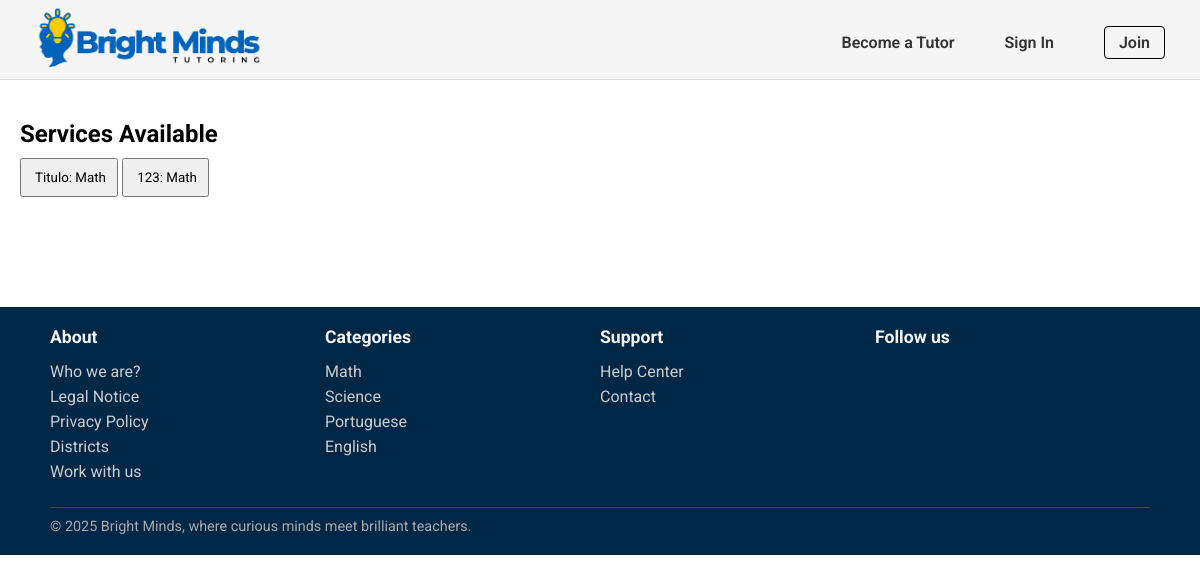
/pages/services_list.php, run on an earlier commit of the app's database.
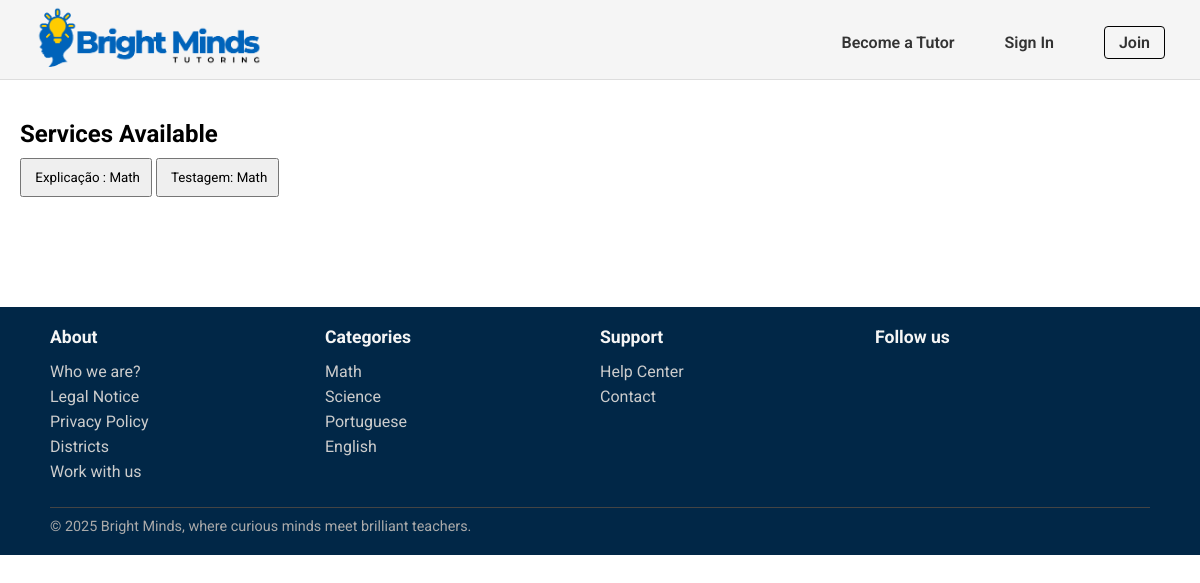
And on a later commit of the database.
### tables this page shows
CREATE TABLE Service(
    service_id INTEGER PRIMARY KEY,
    freelancer_id INTEGER NOT NULL,
    title TEXT NOT NULL,
    category_name TEXT NOT NULL,
    description TEXT NOT NULL,
    duracao INTEGER NOT NULL,
    price REAL NOT NULL,
    service_type TEXT CHECK(service_type IN ('individual presencial', 'grupo presencial', 'individual online','grupo online', 'revisão trabalhos')) NOT NULL,
    num_sessoes INTEGER NOT NULL,
    status TEXT CHECK(status IN ('ativo', 'inativo')) DEFAULT 'ativo',
    max_students INTEGER,
    images TEXT, -- tipo text porque estou a amarzenar o path onde as imagens estão armazenadas 
    FOREIGN KEY (freelancer_id) REFERENCES Freelancers(freelancer_id) ON UPDATE CASCADE ON DELETE CASCADE,
    FOREIGN KEY (category_name) REFERENCES Category(category_name) ON UPDATE CASCADE ON DELETE RESTRICT
);

CREATE TABLE Category(
    category_name TEXT PRIMARY KEY
);

### pages/services_list.php (called while the page is built)
<?php
    require_once(__DIR__. '/../templates/common.tpl.php');
    require_once(__DIR__.'/../database/connection.db.php');
    require_once(__DIR__.'/../database/service.class.php');
    require_once(__DIR__.'/../database/categories.php');
    require_once(__DIR__. '/../templates/services.tpl.php');
    $session = new Session();
    $db = getDatabaseConnection();
    $categories = getAllCategories($db);
    $services = getAllServices($db);
    drawHeader($session);
    drawServices($services);
    drawFooter($categories);
?>

### utils/session.php (called while the page is built, shortened)
<?php
  class Session {
    public function isLoggedIn() : bool {
      return isset($_SESSION['id']);
    }
  }
?>

### database/service.class.php (called while the page is built, shortened)
<?php
    function getAllServices($db) {
        $stmt = $db->prepare('SELECT * FROM Service');
        $stmt->execute();
        return $stmt->fetchAll();
    }
?>

### database/categories.php (called while the page is built)
<?php
  function getAllCategories($db) {
    $stmt = $db->prepare('SELECT category_name
                          FROM Category');
    $stmt->execute();
    return $stmt->fetchAll();
  }
?>

### templates/services.tpl.php (the view, shortened to what this page needs)
<?php function drawServices(array $services){ ?>
    <section id="services">
        <h2>Services Available</h2>
        <?php foreach ($services as $service){?>
            <button class = "service-button">
                <span> <?= $service['title'] ?>: <?= $service['category_name']?> </span>
            </button>
        <?php } ?>
    </section>
<?php } ?>

### templates/common.tpl.php (shortened to what this page needs)
<?php
    require_once(__DIR__. '/../utils/session.php');
?>
<?php function drawHeader(Session $session){ ?>
    <!DOCTYPE html>
    <html>
        <head>
            <link rel="stylesheet" href="../css/style.css">
            <link rel="stylesheet" href="../css/profile.css">
            <link rel="stylesheet" href="../css/services.css">
        </head>
        <body>
            <header>
                <nav>
                    <a href="../pages/index.php"><img id="logo" src="../docs/BrightMinds_logo.png" alt="BrightMinds Logo"></a>
                    <?php
                        if($session->isLoggedIn()) drawUserNav($session);
                        else drawVisitorNav();
                    ?>
                </nav>
            </header>
            <main>
<?php } ?>
<?php function drawVisitorNav() { ?>
    <ul class="visitor-nav-links">
        <li><a href="../pages/sign_up.php">Become a Tutor</a></li>
        <li><a href="../pages/login.php">Sign In</a></li>
        <li><a href="../pages/sign_up.php" class="join-btn">Join</a></li>
    </ul>
<?php } ?>
<?php function drawFooter(array $categories){ ?>
            </main>
            <footer>
                <div class="footer-content">
                    <section class="footer-column">
                        <h3>About</h3>
                        <ul>
                            <li><a href="">Who we are?</a></li>
                            <li><a href="">Legal Notice</a></li>
                            <li><a href="">Privacy Policy</a></li>
                            <li><a href="">Districts</a></li>
                            <li><a href="">Work with us</a></li>
                        </ul>
                    </section>
                    <section class="footer-column">
                        <h3>Categories</h3>
                        <ul>
                            <?php foreach($categories as $category){ ?>
                                <li>
                                    <a href=""><?=$category['category_name']?>
                                    </a>
                                </li>
                            <?php } ?>
                        </ul>
                    </section>
                    <section class="footer-column">
                        <h3>Support</h3>
                        <ul>
                            <li><a href="#">Help Center</a></li>
                            <li><a href="#">Contact</a></li>
                        </ul>
                    </section>
                    <section class="footer-column">
                        <h3>Follow us</h3>
                    </section>
                    <div class="footer-bottom">
                        <hr>
                        <p>© 2025 Bright Minds, where curious minds meet brilliant teachers.</p>
                    </div>
                </div>
            </footer>
        </body>
    </html>
<?php } ?>

### css/style.css (style rules this page uses)
* { font-family: "Roboto"; margin:0; padding:0; box-sizing: border-box; }
header { font-family: "Roboto"; font-style: normal; background-color:whitesmoke; border-bottom: 1px solid #ddd; height: 80px; width: 100%; position: fixed; top:0; left:0; }
nav { display: flex; align-items: center; justify-content: space-between; padding: 5px 35px; }
.visitor-nav-links { list-style: none; display: flex; align-items: center; gap: 50px; }
#logo { height:70px; width: auto; }
a { text-decoration:none; }
.visitor-nav-links li a, .user-nav a { color: #333; font-weight: 600; font-size: 16px; }
.join-btn { padding: 6px 14px; border: 1px solid #000; border-radius: 4px; background-color: transparent; font-weight: bold; cursor: pointer; }
footer { font-family: "Roboto", sans-serif; background-color: #012747; color: #fff; padding: 20px 50px; }
.footer-content { display:grid; grid-template-columns: repeat(4, 1fr); grid-template-rows: auto auto; row-gap: 20px; }
.footer-bottom { grid-column: 1 / -1; }
.footer-column h3 { font-size: 1.1rem; margin-bottom: 15px; color: #f5f5f5; }
.footer-column ul { list-style: none; }
.footer-column ul li { margin-bottom: 6px; }
.footer-column ul li a { text-decoration: none; color: #ccc; }
.footer-bottom { text-align: start; font-size: 0.9rem; color: #aaa; }
.footer-bottom hr { border: none; border-top: 1px solid #444; margin-bottom: 10px; }

### css/profile.css (style rules this page uses)
* { font-family: "Roboto"; margin:0; padding:0; box-sizing: border-box; }

### css/services.css (style rules this page uses)
#services { margin-top: 100px; margin-bottom: 80px; padding: 20px; }
.service-button { align-items: center; padding: 10px; margin: 10px 0; }

What changed in the data, as far as the page shows it:
changed service: title "Titulo" → "Explicação"
changed service: title "123" → "Testagem"
